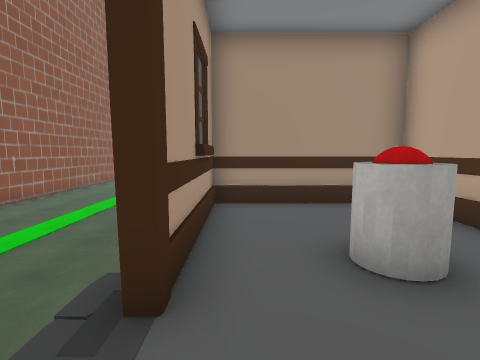
view 1 (above)

18 first-person views from a walk through a Unity game level. The camera is 1.3 m above the floor, tilts 6° down and sees 85° across. The floor is counted in squares, 1 m on a side. Each view is taken from the middle of a square. On the plan, view 1 faces up. The plan holds only what a view shows up to about 13 squares ahead; the rest is blank. The place goes on beyond the plan. The player character is not drawn. Some surface patterns are stand-ins.

view 2
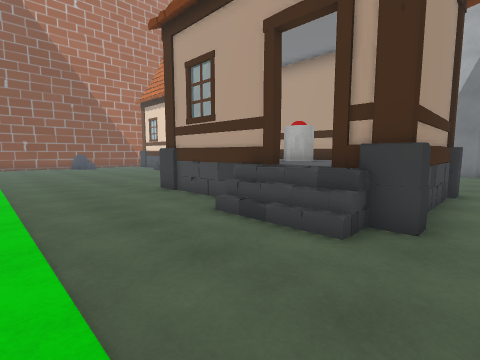

view 3
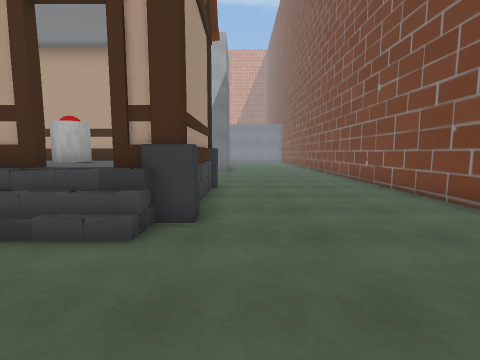

view 4
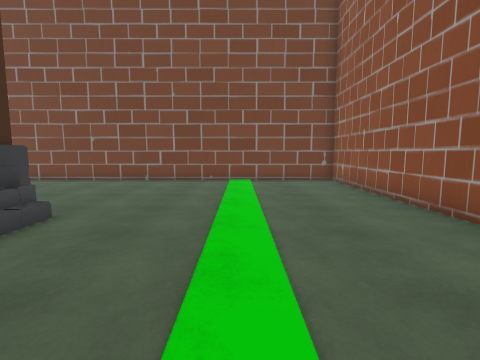

view 5
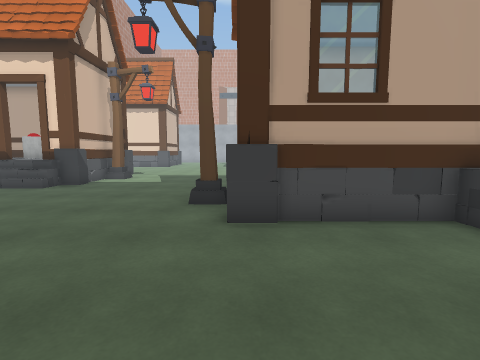

view 6
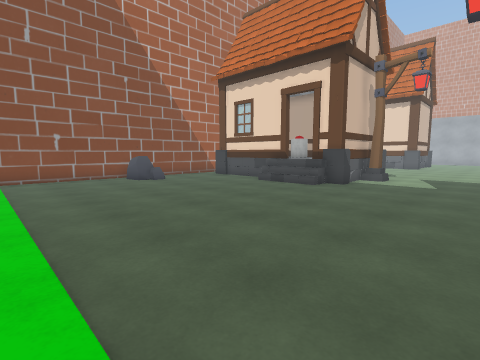

view 7
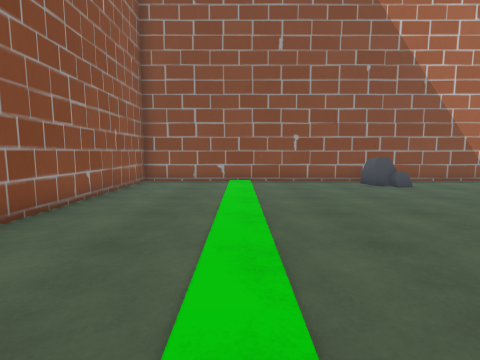

view 8
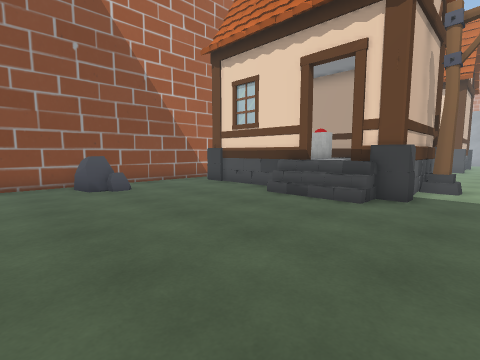

view 9
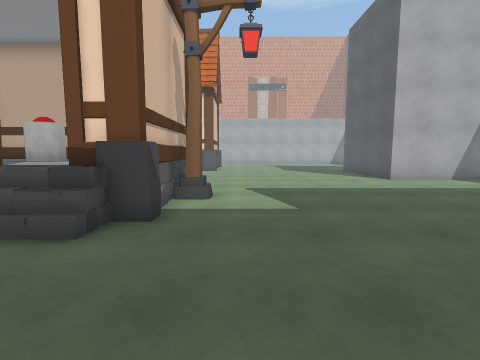

view 10
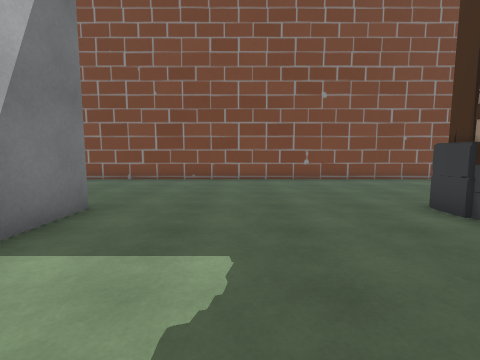

view 11
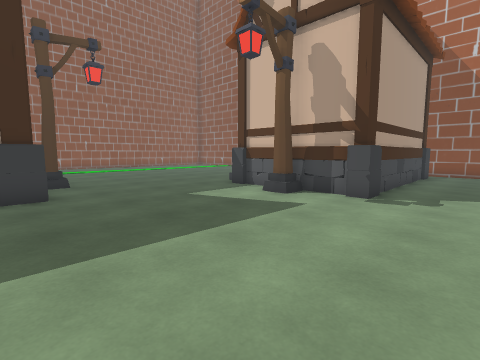

view 12
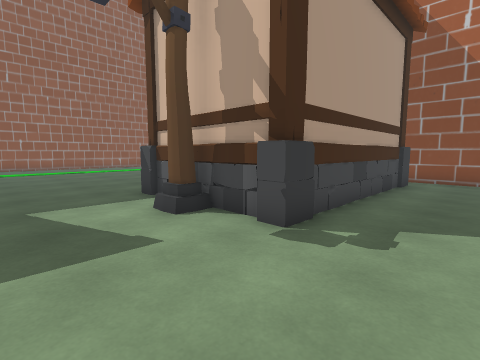

view 13
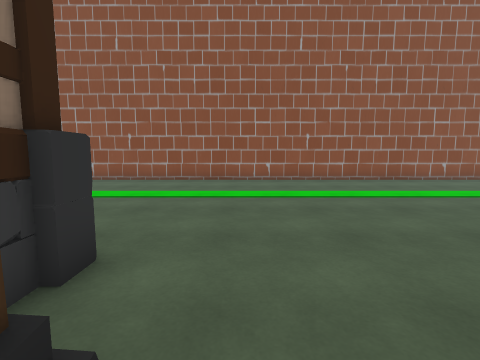

view 14
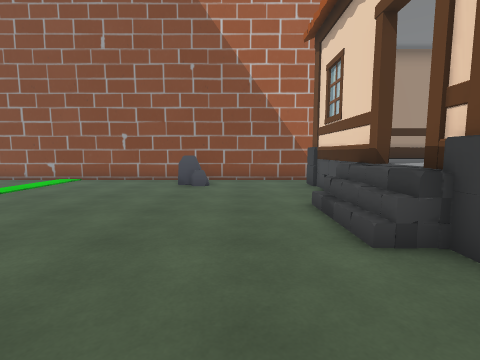

view 15
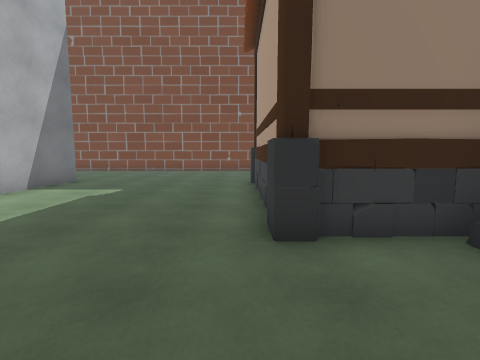

view 16
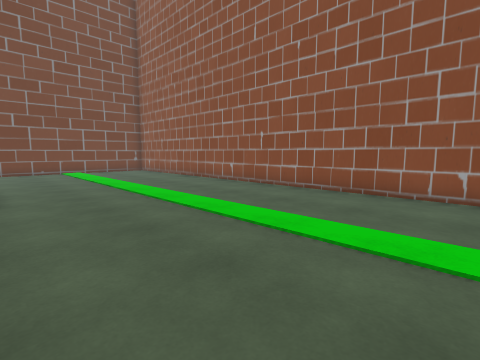

view 17
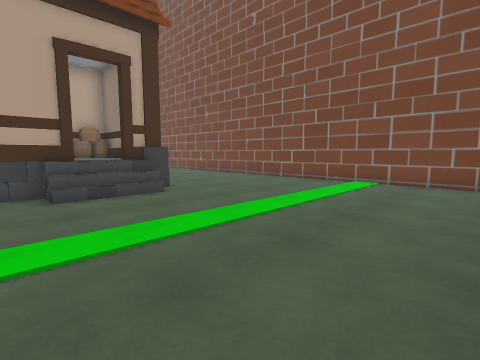

view 18
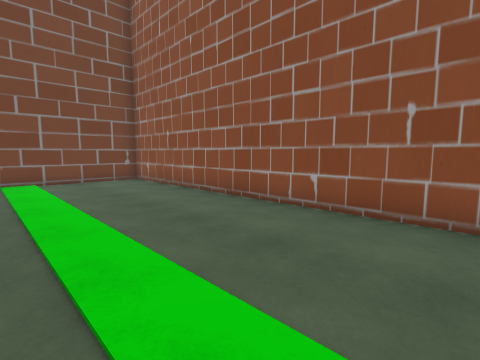

### Floor plan
Key: @ floor where view 1 was taken; # wall or solid block; . main floor; / step, stairs or slope; H house; L lantern; R rock; B barrel; O other object.
Columns run from 11 left of view 1 to 13 right of it. Each row starts with its distance up from view 1.
 23 ###########R#####    ###
 22 #..........R....HH HHH..
 21 #..........R....HHHHHH...
 20 #...............H    H...
 19 #...............H    H...
 18 #...............H  O H...
 17 #..............OH  O H...
 16 #............../     H...
 15 #..............OH    H...
 14 #...............HHHLHH...
 13 #.................LL.....
 12 #........................
 11 #........................
 10 #........................
  9 #........................
  8 #...........LL...........
  7 #.........HHHHHH.........
  6 #.........H    H.........
  5 #.........H    H........#
  4 #.........H    H........#
  3 #......../H OO H........#
  2 #......../H    H........#
  1 #......../     B........#
  0 #......../H@  BB........#
 -1 #.........HHHHHH........#
 -2 #........................
 -3 #........................
 -4 #........................
 -5 #........................
 -6 #........................
 -7 #........................
 -8 #########################

Positions as (right, up) in squares from view 1, and headings:
1: (0, 0), facing up
2: (-6, -2), facing up-right
3: (-6, -2), facing right
4: (-6, 5), facing down
5: (-6, 7), facing right
6: (-6, 9), facing up-right
7: (-6, 11), facing up
8: (-3, 12), facing up-right
9: (0, 12), facing right
10: (9, 5), facing down
11: (13, 6), facing up-left
12: (13, 10), facing up-left
13: (2, 9), facing left
14: (2, 11), facing up
15: (5, 11), facing down
16: (-2, 11), facing down-left
17: (-10, 4), facing down-right
18: (-5, 5), facing down-left
